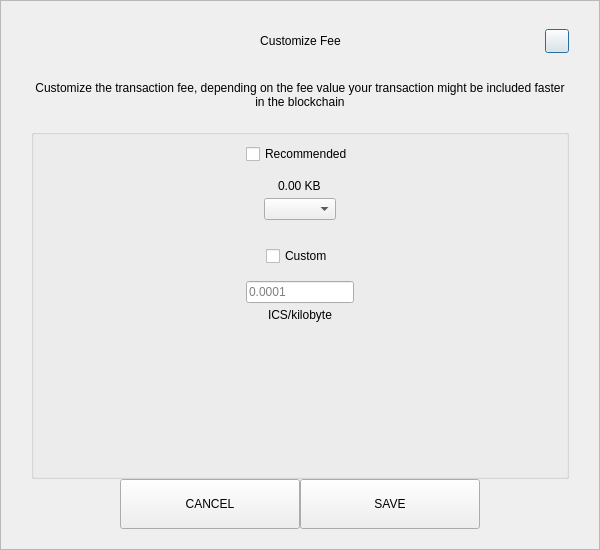
<?xml version="1.0" encoding="UTF-8"?>
<ui version="4.0">
 <class>SendCustomFeeDialog</class>
 <widget class="QDialog" name="SendCustomFeeDialog">
  <property name="geometry">
   <rect>
    <x>0</x>
    <y>0</y>
    <width>600</width>
    <height>550</height>
   </rect>
  </property>
  <property name="windowTitle">
   <string>Form</string>
  </property>
  <layout class="QVBoxLayout" name="verticalLayout_3">
   <property name="spacing">
    <number>0</number>
   </property>
   <property name="leftMargin">
    <number>0</number>
   </property>
   <property name="topMargin">
    <number>0</number>
   </property>
   <property name="rightMargin">
    <number>0</number>
   </property>
   <property name="bottomMargin">
    <number>0</number>
   </property>
   <item>
    <widget class="QFrame" name="frame">
     <property name="styleSheet">
      <string notr="true"/>
     </property>
     <property name="frameShape">
      <enum>QFrame::StyledPanel</enum>
     </property>
     <property name="frameShadow">
      <enum>QFrame::Raised</enum>
     </property>
     <layout class="QVBoxLayout" name="verticalLayout_2">
      <property name="spacing">
       <number>0</number>
      </property>
      <property name="leftMargin">
       <number>30</number>
      </property>
      <property name="topMargin">
       <number>20</number>
      </property>
      <property name="rightMargin">
       <number>30</number>
      </property>
      <property name="bottomMargin">
       <number>20</number>
      </property>
      <item>
       <layout class="QHBoxLayout" name="horizontalLayout_3">
        <property name="spacing">
         <number>0</number>
        </property>
        <item>
         <spacer name="horizontalSpacer_21">
          <property name="orientation">
           <enum>Qt::Horizontal</enum>
          </property>
          <property name="sizeHint" stdset="0">
           <size>
            <width>40</width>
            <height>20</height>
           </size>
          </property>
         </spacer>
        </item>
        <item>
         <widget class="QLabel" name="labelTitle">
          <property name="minimumSize">
           <size>
            <width>0</width>
            <height>40</height>
           </size>
          </property>
          <property name="maximumSize">
           <size>
            <width>16777215</width>
            <height>40</height>
           </size>
          </property>
          <property name="styleSheet">
           <string notr="true">padding-left:24px;</string>
          </property>
          <property name="text">
           <string>Customize Fee</string>
          </property>
          <property name="alignment">
           <set>Qt::AlignCenter</set>
          </property>
          <property name="margin">
           <number>7</number>
          </property>
         </widget>
        </item>
        <item>
         <spacer name="horizontalSpacer">
          <property name="orientation">
           <enum>Qt::Horizontal</enum>
          </property>
          <property name="sizeHint" stdset="0">
           <size>
            <width>40</width>
            <height>20</height>
           </size>
          </property>
         </spacer>
        </item>
        <item>
         <widget class="QPushButton" name="btnEsc">
          <property name="minimumSize">
           <size>
            <width>24</width>
            <height>24</height>
           </size>
          </property>
          <property name="maximumSize">
           <size>
            <width>24</width>
            <height>24</height>
           </size>
          </property>
          <property name="text">
           <string/>
          </property>
         </widget>
        </item>
       </layout>
      </item>
      <item>
       <spacer name="verticalSpacer_2">
        <property name="orientation">
         <enum>Qt::Vertical</enum>
        </property>
        <property name="sizeType">
         <enum>QSizePolicy::Fixed</enum>
        </property>
        <property name="sizeHint" stdset="0">
         <size>
          <width>20</width>
          <height>20</height>
         </size>
        </property>
       </spacer>
      </item>
      <item>
       <widget class="QLabel" name="labelMessage">
        <property name="text">
         <string>Customize the transaction fee, depending on the fee value your transaction might be included faster in the blockchain</string>
        </property>
        <property name="alignment">
         <set>Qt::AlignCenter</set>
        </property>
        <property name="wordWrap">
         <bool>true</bool>
        </property>
       </widget>
      </item>
      <item>
       <spacer name="verticalSpacer_3">
        <property name="orientation">
         <enum>Qt::Vertical</enum>
        </property>
        <property name="sizeType">
         <enum>QSizePolicy::Fixed</enum>
        </property>
        <property name="sizeHint" stdset="0">
         <size>
          <width>20</width>
          <height>20</height>
         </size>
        </property>
       </spacer>
      </item>
      <item>
       <widget class="QGroupBox" name="groupBox">
        <property name="title">
         <string/>
        </property>
        <layout class="QVBoxLayout" name="verticalLayout">
         <property name="leftMargin">
          <number>12</number>
         </property>
         <property name="rightMargin">
          <number>12</number>
         </property>
         <item>
          <layout class="QVBoxLayout" name="verticalLayout_4">
           <property name="spacing">
            <number>5</number>
           </property>
           <item alignment="Qt::AlignHCenter">
            <widget class="QCheckBox" name="checkBoxRecommended">
             <property name="text">
              <string>Recommended</string>
             </property>
            </widget>
           </item>
           <item>
            <spacer name="verticalSpacer_5">
             <property name="orientation">
              <enum>Qt::Vertical</enum>
             </property>
             <property name="sizeType">
              <enum>QSizePolicy::Fixed</enum>
             </property>
             <property name="sizeHint" stdset="0">
              <size>
               <width>20</width>
               <height>10</height>
              </size>
             </property>
            </spacer>
           </item>
           <item alignment="Qt::AlignHCenter">
            <widget class="QLabel" name="labelFee">
             <property name="text">
              <string>0.00 KB</string>
             </property>
            </widget>
           </item>
           <item alignment="Qt::AlignHCenter">
            <widget class="QComboBox" name="comboBoxRecommended"/>
           </item>
          </layout>
         </item>
         <item>
          <spacer name="verticalSpacer">
           <property name="orientation">
            <enum>Qt::Vertical</enum>
           </property>
           <property name="sizeType">
            <enum>QSizePolicy::Fixed</enum>
           </property>
           <property name="sizeHint" stdset="0">
            <size>
             <width>20</width>
             <height>20</height>
            </size>
           </property>
          </spacer>
         </item>
         <item>
          <layout class="QVBoxLayout" name="verticalLayout_5">
           <property name="spacing">
            <number>5</number>
           </property>
           <item alignment="Qt::AlignHCenter">
            <widget class="QCheckBox" name="checkBoxCustom">
             <property name="text">
              <string>Custom</string>
             </property>
            </widget>
           </item>
           <item>
            <spacer name="verticalSpacer_6">
             <property name="orientation">
              <enum>Qt::Vertical</enum>
             </property>
             <property name="sizeType">
              <enum>QSizePolicy::Fixed</enum>
             </property>
             <property name="sizeHint" stdset="0">
              <size>
               <width>20</width>
               <height>10</height>
              </size>
             </property>
            </spacer>
           </item>
           <item alignment="Qt::AlignHCenter">
            <widget class="QLineEdit" name="lineEditCustomFee">
             <property name="placeholderText">
              <string notr="true">0.0001</string>
             </property>
            </widget>
           </item>
           <item alignment="Qt::AlignHCenter">
            <widget class="QLabel" name="labelCustomFee">
             <property name="text">
              <string>ICS/kilobyte</string>
             </property>
            </widget>
           </item>
          </layout>
         </item>
         <item>
          <spacer name="verticalSpacer_4">
           <property name="orientation">
            <enum>Qt::Vertical</enum>
           </property>
           <property name="sizeHint" stdset="0">
            <size>
             <width>20</width>
             <height>40</height>
            </size>
           </property>
          </spacer>
         </item>
        </layout>
       </widget>
      </item>
      <item>
       <layout class="QHBoxLayout" name="horizontalLayout" stretch="1,2,2,1">
        <item>
         <spacer name="horizontalSpacer1">
          <property name="orientation">
           <enum>Qt::Horizontal</enum>
          </property>
          <property name="sizeHint" stdset="0">
           <size>
            <width>40</width>
            <height>20</height>
           </size>
          </property>
         </spacer>
        </item>
        <item>
         <widget class="QPushButton" name="btnCancel">
          <property name="minimumSize">
           <size>
            <width>180</width>
            <height>50</height>
           </size>
          </property>
          <property name="focusPolicy">
           <enum>Qt::NoFocus</enum>
          </property>
          <property name="text">
           <string>CANCEL</string>
          </property>
         </widget>
        </item>
        <item>
         <widget class="QPushButton" name="btnSave">
          <property name="minimumSize">
           <size>
            <width>180</width>
            <height>50</height>
           </size>
          </property>
          <property name="focusPolicy">
           <enum>Qt::NoFocus</enum>
          </property>
          <property name="text">
           <string>SAVE</string>
          </property>
         </widget>
        </item>
        <item>
         <spacer name="horizontalSpacer_2">
          <property name="orientation">
           <enum>Qt::Horizontal</enum>
          </property>
          <property name="sizeHint" stdset="0">
           <size>
            <width>40</width>
            <height>20</height>
           </size>
          </property>
         </spacer>
        </item>
       </layout>
      </item>
     </layout>
    </widget>
   </item>
  </layout>
 </widget>
 <resources/>
 <connections/>
</ui>
